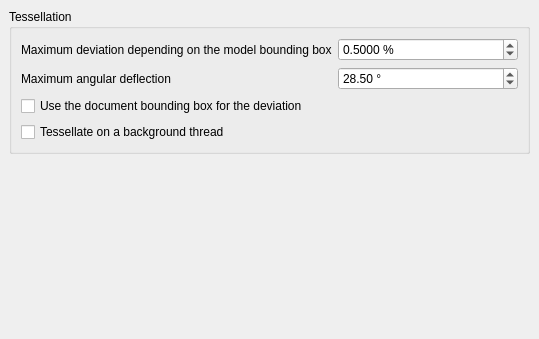
<?xml version="1.0" encoding="UTF-8"?>
<ui version="4.0">
 <class>PartGui::DlgSettings3DViewPart</class>
 <widget class="QWidget" name="PartGui::DlgSettings3DViewPart">
  <property name="geometry">
   <rect>
    <x>0</x>
    <y>0</y>
    <width>539</width>
    <height>339</height>
   </rect>
  </property>
  <property name="windowTitle">
   <string>Shape View</string>
  </property>
  <layout class="QGridLayout">
   <property name="margin">
    <number>9</number>
   </property>
   <property name="spacing">
    <number>6</number>
   </property>
   <item row="0" column="0">
    <widget class="QGroupBox" name="GroupBox12">
     <property name="title">
      <string>Tessellation</string>
     </property>
     <layout class="QGridLayout">
      <property name="margin">
       <number>9</number>
      </property>
      <property name="spacing">
       <number>6</number>
      </property>
      <item row="0" column="0">
       <layout class="QGridLayout">
        <property name="margin">
         <number>0</number>
        </property>
        <property name="spacing">
         <number>6</number>
        </property>
        <item row="0" column="0">
         <widget class="QLabel" name="textLabel1">
          <property name="toolTip">
           <string>Defines the deviation of tessellation to the actual surface</string>
          </property>
          <property name="whatsThis">
           <string>&lt;html&gt;&lt;head&gt;&lt;meta name="qrichtext" content="1" /&gt;&lt;/head&gt;&lt;body style=" white-space: pre-wrap; font-size:7.8pt; font-weight:400; font-style:normal; text-decoration:none;"&gt;&lt;p style=" margin-top:0px; margin-bottom:0px; margin-left:0px; margin-right:0px; -qt-block-indent:0; text-indent:0px;"&gt;&lt;span style=" font-weight:600;"&gt;Tessellation&lt;/span&gt;&lt;/p&gt;&lt;p style="-qt-paragraph-type:empty; margin-top:0px; margin-bottom:0px; margin-left:0px; margin-right:0px; -qt-block-indent:0; text-indent:0px; font-weight:600;"&gt;&lt;/p&gt;&lt;p style=" margin-top:0px; margin-bottom:0px; margin-left:0px; margin-right:0px; -qt-block-indent:0; text-indent:0px; font-weight:600;"&gt;&lt;span style=" font-weight:400;"&gt;Defines the maximum deviation of the tessellated mesh to the surface. The smaller the value is the slower the render speed which results in increased detail/resolution.&lt;/span&gt;&lt;/p&gt;&lt;/body&gt;&lt;/html&gt;</string>
          </property>
          <property name="text">
           <string>Maximum deviation depending on the model bounding box</string>
          </property>
         </widget>
        </item>
        <item row="0" column="1">
         <widget class="Gui::PrefDoubleSpinBox" name="maxDeviation">
          <property name="suffix">
           <string notr="true"> %</string>
          </property>
          <property name="decimals">
           <number>4</number>
          </property>
          <property name="minimum">
           <double>0.0100000000000</double>
          </property>
          <property name="maximum">
           <double>100.000000000000000</double>
          </property>
          <property name="singleStep">
           <double>0.010000000000000</double>
          </property>
          <property name="value">
           <double>0.500000000000000</double>
          </property>
          <property name="prefEntry" stdset="0">
           <cstring>MeshDeviation</cstring>
          </property>
          <property name="prefPath" stdset="0">
           <cstring>Mod/Part</cstring>
          </property>
         </widget>
        </item>
        <item row="1" column="0">
         <widget class="QLabel" name="label">
          <property name="text">
           <string>Maximum angular deflection</string>
          </property>
         </widget>
        </item>
        <item row="1" column="1">
         <widget class="Gui::PrefDoubleSpinBox" name="maxAngularDeflection">
          <property name="suffix">
           <string notr="true"> °</string>
          </property>
          <property name="decimals">
           <number>2</number>
          </property>
          <property name="minimum">
           <double>1.0</double>
          </property>
          <property name="maximum">
           <double>180.000000000000000</double>
          </property>
          <property name="singleStep">
           <double>0.5</double>
          </property>
          <property name="value">
           <double>28.5</double>
          </property>
           <property name="prefEntry" stdset="0">
            <cstring>MeshAngularDeflection</cstring>
           </property>
           <property name="prefPath" stdset="0">
            <cstring>Mod/Part</cstring>
           </property>
          </widget>
         </item>
         <item row="2" column="0" colspan="2">
          <widget class="Gui::PrefCheckBox" name="useAssemblyDeviation">
           <property name="toolTip">
            <string>Derive the tessellation deviation from the bounding box of the whole document instead of each object, so small parts of an assembly are not tessellated excessively finely.</string>
           </property>
           <property name="text">
            <string>Use the document bounding box for the deviation</string>
           </property>
           <property name="checked">
            <bool>false</bool>
           </property>
           <property name="prefEntry" stdset="0">
            <cstring>UseAssemblyDeviation</cstring>
           </property>
           <property name="prefPath" stdset="0">
            <cstring>Mod/Part</cstring>
           </property>
          </widget>
         </item>
         <item row="3" column="0" colspan="2">
          <widget class="Gui::PrefCheckBox" name="asyncTessellation">
           <property name="toolTip">
            <string>Tessellate imported shapes on a background thread so the import returns without waiting for the mesh. The 3D view fills in when the mesh is ready.</string>
           </property>
           <property name="text">
            <string>Tessellate on a background thread</string>
           </property>
           <property name="checked">
            <bool>false</bool>
           </property>
           <property name="prefEntry" stdset="0">
            <cstring>AsyncTessellation</cstring>
           </property>
           <property name="prefPath" stdset="0">
            <cstring>Mod/Part</cstring>
           </property>
          </widget>
         </item>
        </layout>
      </item>
     </layout>
    </widget>
   </item>
  <item row="1" column="0">
    <spacer>
     <property name="orientation">
      <enum>Qt::Vertical</enum>
     </property>
     <property name="sizeHint" stdset="0">
      <size>
       <width>20</width>
       <height>61</height>
      </size>
     </property>
    </spacer>
   </item>
   </layout>
 </widget>
 <layoutdefault spacing="6" margin="11"/>
 <customwidgets>
  <customwidget>
   <class>Gui::PrefDoubleSpinBox</class>
   <extends>QDoubleSpinBox</extends>
   <header>Gui/PrefWidgets.h</header>
  </customwidget>
  <customwidget>
   <class>Gui::PrefCheckBox</class>
   <extends>QCheckBox</extends>
   <header>Gui/PrefWidgets.h</header>
  </customwidget>
 </customwidgets>
 <resources/>
 <connections/>
</ui>
